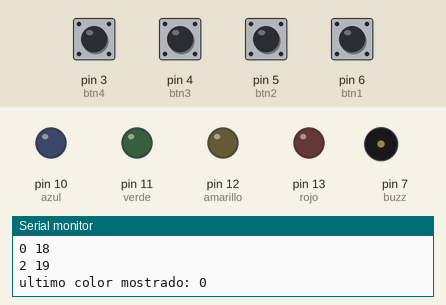
This sketch was run on a simulated Arduino Uno, built with avr-gcc and run on an emulated ATmega328P. On the bench: output pins drawn as LEDs (lit = HIGH), buzzer (waves = sounding), the last lines printed to the serial monitor. The test bench sets the inputs (shaded band); at power-on: pin 3 (btn4), pin 4 (btn3), pin 5 (btn2), pin 6 (btn1) HIGH. Random numbers use the default seed unless the sketch sets one.

Above: at 1.7 s.
1.8 s: pin 3 (btn4) pulled LOW for 0.15 s
At 2.8 s:
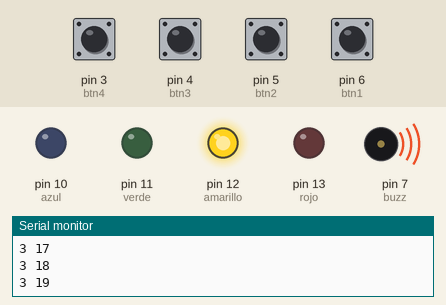
4.4 s: pin 5 (btn2) pulled LOW for 0.15 s
At 5.5 s:
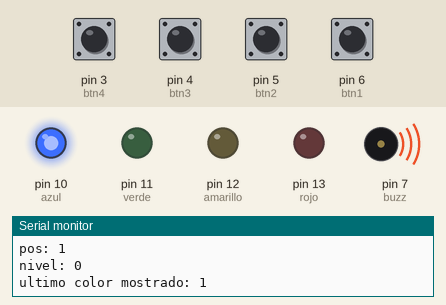
7.1 s: pin 4 (btn3) pulled LOW for 0.15 s
At 8.1 s:
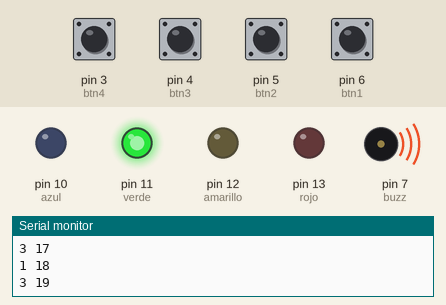
Timing chart, 0 to 10.1 s (numbered marks = the images above; inputs shaded):
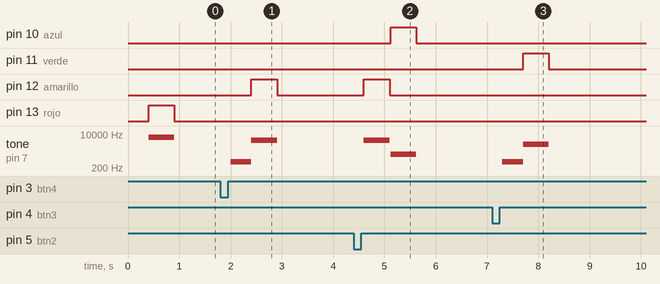

The sketch:

simon.ino
```cpp
  int rojo = 13;
  int amarillo = 12;
  int verde = 11;
  int azul = 10;
  int btn1 = 6;
  int btn2 = 5;
  int btn3 = 4;
  int btn4 = 3;
  int buzz = 7;
  int brojo, bamarillo, bverde, bazul;
 // secuancia mas grande a recordar
  const int max = 20;
  int ULTcolor;
  int secuencia[max];
  int velocidad = 500;
  int valoraleatorio;
  bool resultado;


void setup()
{
  pinMode(rojo, OUTPUT);
  pinMode(amarillo, OUTPUT);
  pinMode(verde, OUTPUT);
  pinMode(azul, OUTPUT);
  pinMode(btn1, INPUT_PULLUP);
  pinMode(btn2, INPUT_PULLUP);
  pinMode(btn3, INPUT_PULLUP);
  pinMode(btn4, INPUT_PULLUP);
  pinMode(buzz, OUTPUT);
  Serial.begin(9600);
  // generar semilla aleatoria para random
  // la semilla es primer numero de la secuencia de numeros aleatorios
  randomSeed(analogRead(0));
 // generarnum();
}

//FUNCIONES PARA LOS LEDS Y SONIDOS ------------------------------------------

void mostrarrojo(){
  digitalWrite(rojo, HIGH);
  tone(buzz, 7000, velocidad);
  delay (velocidad);
  digitalWrite(rojo, LOW);
}

void mostraramarillo(){
  digitalWrite(amarillo, HIGH);
  tone(buzz, 5000, velocidad);
  delay (velocidad);
  digitalWrite(amarillo, LOW);
}

void mostrarverde(){
 digitalWrite(verde, HIGH);
  tone(buzz, 3000, velocidad);
  delay (velocidad);
  digitalWrite(verde, LOW);

}

void mostrarazul(){
 digitalWrite(azul, HIGH);
  tone(buzz, 1000, velocidad);
  delay (velocidad);
  digitalWrite(azul, LOW);

}

void perdiste(){
	tone(buzz,400,800);
  	Serial.println("--------------PERDISTE------------");

}

void ganaste(){
	tone(buzz,800,400);
  	Serial.println("--------------GANASTE-------------");
}

//FUNCIONES DEL JUEGO -------------------------------------------------------

void generarnum(){
  for (int i= 0; i < max; i++ ) {
    secuencia[i] = random(4);
    Serial.print(secuencia[i]);
    Serial.print(" ");
    Serial.println(i);
    delay(20);
  }
}

void mostrarsec (int niv){
  for (int i= 0; i <= niv; i++ ){
    switch (secuencia[i]){
   	   case 0:
  	     mostrarrojo();
         delay (20);
         ULTcolor = 0;
         Serial.print("ultimo color mostrado: ");
         Serial.println(ULTcolor);
  	     break;
 	   case 1:
 	     mostraramarillo();
         delay (20);
         ULTcolor = 1;
         Serial.print("ultimo color mostrado: ");
         Serial.println(ULTcolor);
         break;
       case 2:
      	 mostrarverde();
         delay (20);
         ULTcolor = 2;
         Serial.print("ultimo color mostrado: ");
         Serial.println(ULTcolor);
         break;
       case 3:
      	 mostrarazul();
      	 delay (20);
         ULTcolor =3;
         Serial.print("ultimo color mostrado: ");
         Serial.println(ULTcolor);
      	 break;
    }
  }
}


int resultadoboton(){
  int btn = 0, estado = 0;
  while(estado == 0){
 	  if(digitalRead(btn1) == LOW){
         btn = 0;
         estado = 1;
         delay(200);
	  }
      if(digitalRead(btn2) == LOW){
         btn = 1;
         estado = 1;
         delay(200);
	  }
	  if(digitalRead(btn3) == LOW){
         btn = 2;
         estado = 1;
         delay(200);
	  }
	   if(digitalRead(btn4) == LOW){
	     btn = 3;
         estado = 1;
         delay(200);
	  }
  }
  Serial.print("ESTADO");
  Serial.println(estado);
  Serial.print("BTN");
  Serial.println(btn);
  return btn;

}

void inicio(){
 generarnum();
}


bool jugar(){
 int nivel = 0, pos = 0, fin = 0, boton;
 bool res = false;
 while ((nivel < max) && (fin == 0)){
   mostrarsec(nivel);
   while ((pos <= nivel) && (fin == 0) ){
     boton = resultadoboton();
     Serial.print(boton);
     Serial.print(" ");
     Serial.println(secuencia[pos]);
     if(boton == secuencia[pos]){
       pos++;
       Serial.print("pos: ");
       Serial.println(pos);
       Serial.print("nivel: ");
       Serial.println(nivel);
     }else{
   		fin = 1;
     }

    }
   nivel++;
  }
  if (fin == 0){
    res = true;
  }
 return res;
}

void mostrarresultadofinal(bool rest){
  if (rest == true){
    ganaste();
  }else{
  	 perdiste();
   }
}

void loop() {
  inicio();
  resultado = jugar();
  mostrarresultadofinal(resultado);
}
```

Measured:
- after the input at 1.8 s, pin 12 (amarillo): LOW → HIGH after 0.61 s, → LOW 0.50 s later; tone on pin 7 (buzz): silent → 400 Hz after 0.20 s, → 5000 Hz 0.41 s later, → silent 0.50 s later
- after the input at 4.4 s, pin 10 (azul): LOW → HIGH after 0.72 s, → LOW 0.50 s later; pin 12 (amarillo): LOW → HIGH after 0.20 s, → LOW 0.50 s later; tone on pin 7 (buzz): silent → 5000 Hz after 0.20 s, → silent 0.50 s later, → 1000 Hz 0.02 s later, → silent 0.50 s later
- after the input at 7.1 s, pin 11 (verde): LOW → HIGH after 0.61 s, → LOW 0.50 s later; tone on pin 7 (buzz): silent → 400 Hz after 0.20 s, → 3000 Hz 0.41 s later, → silent 0.50 s later
